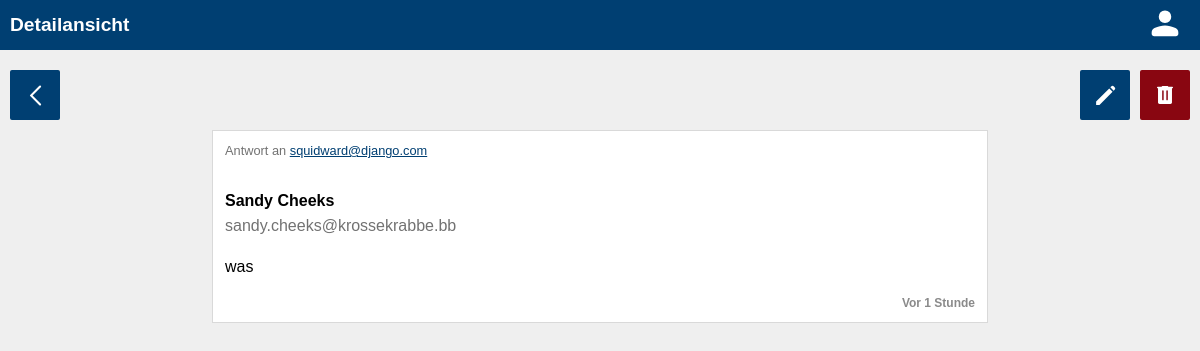
Screenshot of /commentaries/58 (signed in) with the database file from the repository.
### commentary/models.py (models this page shows, shortened)
class Commentary(models.Model):
    text = models.TextField(max_length=200, verbose_name=_("Inhalt"))
    feed = models.ForeignKey(Feed, on_delete=models.CASCADE, related_name="commentaries")
    published_date = models.DateTimeField(auto_now_add=True, verbose_name=_("Veröffentlicht"))
    author = models.ForeignKey(User, on_delete=models.CASCADE, related_name="commentaries")
    def time_since_published(self):
        now = timezone.now()
        diff = now - self.published_date
        if diff.days >= 365:
            count = diff.days // 365
            return _("Vor {count} Jahr{plural}").format(count=count, plural=_('e') if count > 1 else '')
        elif diff.days >= 30:
            count = diff.days // 30
            return _("Vor {count} Monat{plural}").format(count=count, plural=_('e') if count > 1 else '')
        elif diff.days > 0:
            return _("Vor {count} Tag{plural}").format(count=diff.days, plural=_('e') if diff.days > 1 else '')
        elif diff.seconds >= 3600:
            count = diff.seconds // 3600
            return _("Vor {count} Stunde{plural}").format(count=count, plural=_('n') if count > 1 else '')
        elif diff.seconds >= 60:
            count = diff.seconds // 60
            return _("Vor {count} Minute{plural}").format(count=count, plural=_('n') if count > 1 else '')
        else:
            return _("Gerade eben")
    class Meta:
        ordering = ["-published_date", "-id"]

### feeds/models.py (models this page shows, shortened)
class Feed(models.Model):
    text = models.TextField(max_length=200)
    published_date = models.DateTimeField(auto_now_add=True, verbose_name=_("Veröffentlicht"))
    author = models.ForeignKey(
        User,
        on_delete=models.CASCADE,
        related_name="feeds",
    )
    class Meta:
        ordering = ["-published_date", "-id"]

### authentication/models.py (models this page shows)
class User(AbstractUser):
    first_name = models.CharField(max_length=100, verbose_name=_("Vorname"))
    last_name = models.CharField(max_length=100, verbose_name=_("Nachname"))
    username = models.EmailField(unique=True, verbose_name="Benutzername")
    email = models.EmailField(unique=True, verbose_name="E-Mail Adresse")
    USERNAME_FIELD = "email"
    REQUIRED_FIELDS = ["username"]
    birthdate = models.DateField(null=True, verbose_name=_("Geburtsdatum"))
    verified = models.BooleanField(null=True)

### commentary/views.py (the view)
# urls.py: path("commentaries/<int:pk>", CommentaryView.as_view(), name="commentary"),
class CommentaryView(generic.DetailView):
    model = Commentary
    template_name = "commentary/commentary.html"

### commentary/templates/commentary/commentary.html (shortened to what this page needs)
{% load static %}
{% load i18n %}
<!DOCTYPE html>
<html lang="en">
<head>
    <link rel="stylesheet" href="{% static 'global.css' %}">
    <link rel="stylesheet" href="{% static 'header.css' %}">
    <link rel="stylesheet" href="{% static 'style.css' %}">
    <link rel="stylesheet" href="{% static 'feeds.css' %}">
</head>
<body>
<header>
    <div class="grid-header">
        <h1 class="title">{% translate "Detailansicht" %}</h1>
        <div class="profile">
            <a href="{% url 'user' request.user.id %}"><img src="{% static 'svgs/account.svg' %}" height="40px"/></a>
        </div>
    </div>
</header>
<main>
    {% if request.user.id == commentary.author.id or perms.commentary.view_commentary %}
        <div class="grid-buttons grid-buttons-detail">
            <a href="{% url 'feed' commentary.feed.id %}" class="crud-button back">
                <img src="{% static 'svgs/back.svg' %}" height="25px"/>
            </a>
            {% if request.user.id == commentary.author.id or perms.commentary.change_commentary %}
                <a href="{% url 'commentary_update' commentary.id %}" class="crud-button update">
                    <img src="{% static 'svgs/edit.svg' %}" height="25px"/>
                </a>
            {% endif %}
            {% if request.user.id == commentary.author.id or perms.commentary.delete_commentary or commentary.feed.author.id == user.id %}
                <form class="delete" action="{% url 'commentary_delete' commentary.id %}" method="post">
                    <input type="image" src="{% static 'svgs/delete.svg' %}" value=""/>
                </form>
            {% endif %}
        </div>
        <div class="card commentary">
            <div class="answer">
                <p>Antwort an <a href="{% url 'feed' commentary.feed.id %}"
                                 class="answer-email">{{ commentary.feed.author.email }}</a></p>
            </div>
            <a href="{% url 'user' commentary.author.id %}" class="author">
                <div class="fulname-container">
                    {% if commentary.author.first_name != "" and commentary.author.last_name != "" %}
                        <p class="fulname">{{ commentary.author.first_name }} {{ commentary.author.last_name }}</p>
                    {% else %}
                        <p class="fulname">Unknown</p>
                    {% endif %}
                </div>
                <p class="email">{{ commentary.author.email }}</p>
            </a>
            <div class="text">
                <p>{{ commentary.text }}</p>
            </div>
            <div class="published">
                <p>{{ commentary.time_since_published }}</p>
            </div>
        </div>
    {% else %}
        <div class="no-perm">
            <p>Zugriff verweigert</p>
        </div>
    {% endif %}
</main>
</body>

### authentication/static/global.css (style rules this page uses)
* { margin: 0; padding: 0; font-family: "Quicksand-Regular", sans-serif; }
html, body { height: 100%; background-color: #EFEFEF; }
main { position: relative; padding: 10px; }
a { color: #003f72; text-decoration: none; }

### authentication/static/header.css (style rules this page uses)
header { height: 50px; background-color: #003f72; color: white; font-weight: bold; padding: 0 10px; }
.grid-header { display: grid; grid-template-rows: 50px; grid-template-columns: 1fr 50px; grid-template-areas: "title profile"; }
header .title { grid-area: title; font-size: 1.2rem; display: flex; align-items: center; }
.profile { grid-area: profile; display: flex; justify-content: center; align-items: center; filter: invert(); }
.profile a { justify-content: center; align-items: center; }

### authentication/static/style.css (style rules this page uses)
.card { border-color: #d9d9d9; border-width: 1px; border-style: solid; background-color: white; }
@media screen and (min-width: 520px) { main > .card { width: 500px; margin: 0 auto; } }
@media screen and (min-width: 770px) { main > .card { width: 750px; margin: 0 auto; } }

### feeds/static/feeds.css (style rules this page uses)
.grid-buttons { display: grid; grid-gap: 10px; grid-template-columns: 50px 1fr 50px 50px 50px; grid-template-rows: 50px; margin: 10px 0; }
.grid-buttons-detail { grid-template-areas: "back . . update delete"; }
.crud-button { cursor: pointer; display: flex; justify-content: center; align-items: center; color: white; font-size: 1.2rem; font-weight: bold; border-radius: 2px; }
.crud-button img { filter: invert(); }
.back { grid-area: back; background-color: #003f72; }
.delete { grid-area: delete; background-color: #890611; border-radius: 2px; }
.delete input { grid-area: input; width: 24px; height: 24px; padding: 13px; border-width: 0; color: white; font-size: 1.2rem; font-weight: bold; cursor: pointer; display: flex; background-color: transparent; filter: invert(); }
.update { grid-area: update; background-color: #003f72; }
.feed a, .feed p, .commentary a, .commentary p { text-decoration: none; color: black; word-break: break-word; }
.author .fulname-container { font-weight: bold; grid-area: fulname-container; display: flex; align-items: center; }
.fulname { margin: 0 5px 0 0; }
.author .email { grid-area: email; display: flex; align-items: center; color: #727272 }
.feed .published, .commentary .published { grid-area: published; display: flex; justify-content: right; align-items: center; font-size: 0.75rem; font-weight: bold; }
.feed .published p, .commentary .published p { color: #8a8a8a; }
.commentary { display: grid; grid-gap: 20px; grid-template-columns: 1fr; grid-template-rows: 25px 50px 1fr; grid-template-areas: "answer" "author" "text" "published"; padding: 12px; }
.commentary .author { grid-area: author; display: grid; grid-template-rows: 1fr 1fr; grid-template-columns: 1fr; grid-template-areas: "fulname-container" "email"; }
.commentary .answer { grid-area: answer; }
.answer { font-size: 0.8rem; }
.answer p { color: #727272 }
.answer .answer-email { text-decoration: underline; color: #003f72; }

### rows the page displays
Commentary: feed.author.email "squidward@django.com", author.first_name "Sandy", author.last_name "Cheeks", author.email "sandy.cheeks@krossekrabbe.bb", text "was", time_since_published "Vor 1 Stunde"
